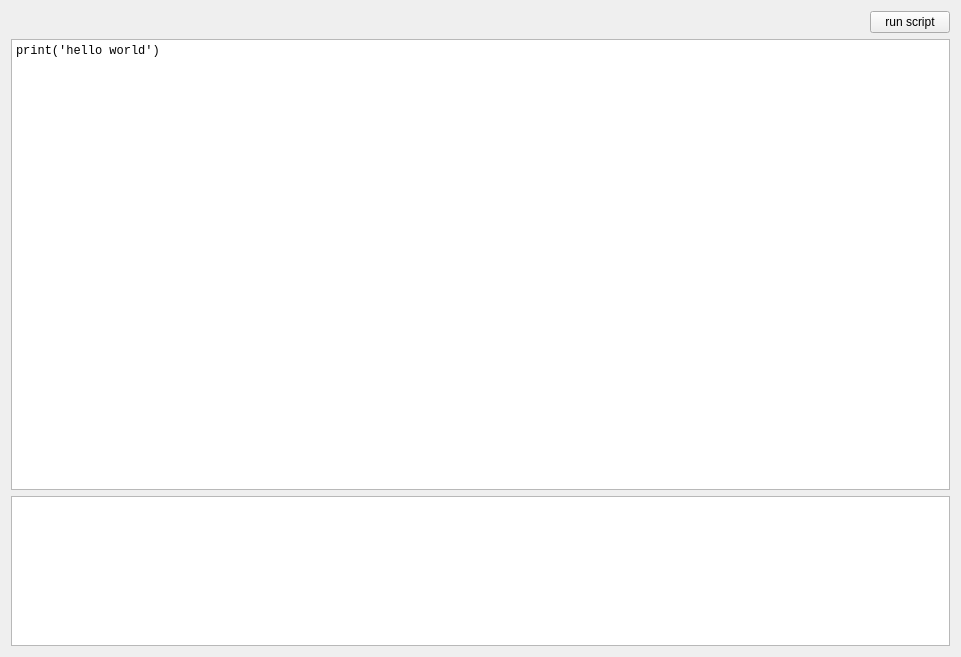
<?xml version="1.0" encoding="UTF-8"?>
<ui version="4.0">
 <class>InteractiveScriptWidget</class>
 <widget class="QWidget" name="InteractiveScriptWidget">
  <property name="geometry">
   <rect>
    <x>0</x>
    <y>0</y>
    <width>961</width>
    <height>657</height>
   </rect>
  </property>
  <property name="windowTitle">
   <string>InteractiveScript</string>
  </property>
  <property name="locale">
   <locale language="English" country="UnitedStates"/>
  </property>
  <layout class="QVBoxLayout" name="verticalLayout">
   <item>
    <layout class="QHBoxLayout" name="horizontalLayout">
     <item>
      <spacer name="horizontalSpacer">
       <property name="orientation">
        <enum>Qt::Horizontal</enum>
       </property>
       <property name="sizeHint" stdset="0">
        <size>
         <width>40</width>
         <height>20</height>
        </size>
       </property>
      </spacer>
     </item>
     <item>
      <widget class="QPushButton" name="run_button">
       <property name="text">
        <string>run script</string>
       </property>
      </widget>
     </item>
    </layout>
   </item>
   <item>
    <widget class="QPlainTextEdit" name="editor">
     <property name="font">
      <font>
       <family>Monospace</family>
      </font>
     </property>
     <property name="plainText">
      <string>print('hello world')</string>
     </property>
    </widget>
   </item>
   <item>
    <widget class="QPlainTextEdit" name="terminal">
     <property name="maximumSize">
      <size>
       <width>16777215</width>
       <height>150</height>
      </size>
     </property>
     <property name="font">
      <font>
       <family>Monospace</family>
      </font>
     </property>
     <property name="readOnly">
      <bool>true</bool>
     </property>
    </widget>
   </item>
  </layout>
 </widget>
 <resources/>
 <connections/>
</ui>
